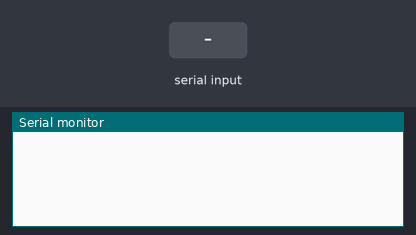
A sketch run on a simulated Arduino Uno, built with avr-gcc and run on an emulated ATmega328P. Parts: the last lines printed to the serial monitor. The inputs (shaded band) are chosen by the test bench.

Above: at 1.2 s.
1.3 s: "5\n" received over Serial
At 2.1 s:
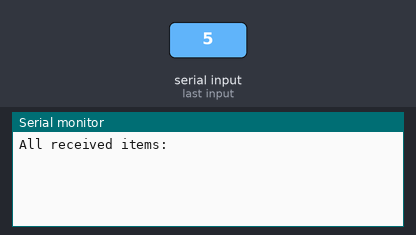
2.8 s: "1\n" received over Serial
At 3.5 s:
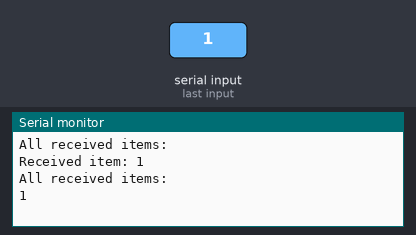

The sketch:

arduino_matriz_figura_color.ino
```cpp
#include <Arduino.h>

String inputData; // This will hold the incoming partial data
String items[9]; // Array to store separated items, adjust size as necessary
int itemCount = 0; // Counter for the number of items stored

void setup() {
  Serial.begin(9600); // Initialize serial communication at 9600 bits per second.
}

void loop() {
  while (Serial.available() > 0) {
    char received = Serial.read();
    // Check if the incoming character is the newline, which indicates the end of the message
    if (received == '\n') {
      // Process the last item if inputData is not empty
      if (inputData != "") {
        items[itemCount++] = inputData;
        Serial.print("Received item: ");
        Serial.println(inputData);
        inputData = ""; // Clear inputData for safety
      }

      // Output all received data for debugging or further processing
      Serial.println("All received items:");
      for (int i = 0; i < itemCount; i++) {
        Serial.println(items[i]);
      }

      itemCount = 0; // Reset the item count for the next message
    }
    else if (received == '5') {
      // When '5' is found, save the current inputData to the array
      if (inputData != "") {
        items[itemCount++] = inputData;
        Serial.print("Received item: ");
        Serial.println(inputData);
      }
      inputData = ""; // Clear inputData for the next part of the message
    } else {
      inputData += received; // Add characters to inputData until '5' or '\n' is found
    }
  }
}
```

Measured:
- after the input at 1.3 s, the serial monitor: prints a new line at once (image 1)
- after the input at 2.8 s, the serial monitor: prints a new line at once (image 2)
